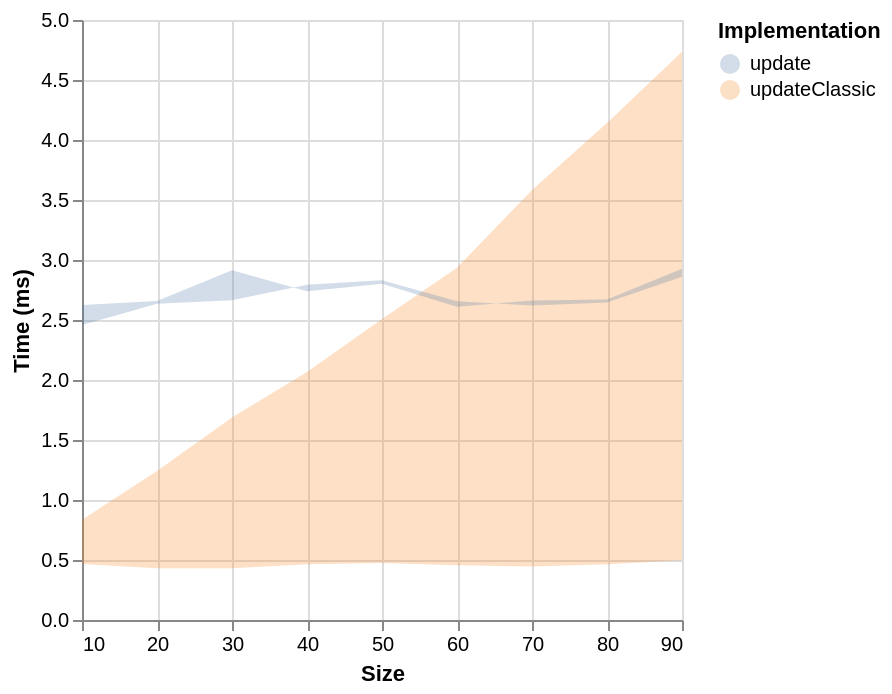

Vega-Lite specification stored for this chart:
### Vega specification from a JSON file in a GitHub repository (floating-point values rounded to 4 significant figures)
{"$schema": "https://vega.github.io/schema/vega/v6.json", "background": "white", "padding": 5, "width": 300, "height": 300, "style": "cell", "data": [{"name": "source_0", "values": [{"ms": 0.835, "impl": "updateClassic", "case": "worst", "size": 10}, {"ms": 1.242, "impl": "updateClassic", "case": "worst", "size": 20}, {"ms": 1.687, "impl": "updateClassic", "case": "worst", "size": 30}, {"ms": 2.066, "impl": "updateClassic", "case": "worst", "size": 40}, {"ms": 2.509, "impl": "updateClassic", "case": "worst", "size": 50}, {"ms": 2.936, "impl": "updateClassic", "case": "worst", "size": 60}, {"ms": 3.584, "impl": "updateClassic", "case": "worst", "size": 70}, {"ms": 4.142, "impl": "updateClassic", "case": "worst", "size": 80}, {"ms": 4.735, "impl": "updateClassic", "case": "worst", "size": 90}, {"ms": 0.467, "impl": "updateClassic", "case": "best", "size": 10}, {"ms": 0.432, "impl": "updateClassic", "case": "best", "size": 20}, {"ms": 0.432, "impl": "updateClassic", "case": "best", "size": 30}, {"ms": 0.465, "impl": "updateClassic", "case": "best", "size": 40}, {"ms": 0.475, "impl": "updateClassic", "case": "best", "size": 50}, {"ms": 0.456, "impl": "updateClassic", "case": "best", "size": 60}, {"ms": 0.445, "impl": "updateClassic", "case": "best", "size": 70}, {"ms": 0.464, "impl": "updateClassic", "case": "best", "size": 80}, {"ms": 0.498, "impl": "updateClassic", "case": "best", "size": 90}, {"ms": 2.459, "impl": "update", "case": "worst", "size": 10}, {"ms": 2.635, "impl": "update", "case": "worst", "size": 20}, {"ms": 2.665, "impl": "update", "case": "worst", "size": 30}, {"ms": 2.794, "impl": "update", "case": "worst", "size": 40}, {"ms": 2.831, "impl": "update", "case": "worst", "size": 50}, {"ms": 2.657, "impl": "update", "case": "worst", "size": 60}, {"ms": 2.62, "impl": "update", "case": "worst", "size": 70}, {"ms": 2.646, "impl": "update", "case": "worst", "size": 80}, {"ms": 2.86, "impl": "update", "case": "worst", "size": 90}, {"ms": 2.624, "impl": "update", "case": "best", "size": 10}, {"ms": 2.659, "impl": "update", "case": "best", "size": 20}, {"ms": 2.915, "impl": "update", "case": "best", "size": 30}, {"ms": 2.739, "impl": "update", "case": "best", "size": 40}, {"ms": 2.803, "impl": "update", "case": "best", "size": 50}, {"ms": 2.611, "impl": "update", "case": "best", "size": 60}, {"ms": 2.662, "impl": "update", "case": "best", "size": 70}, {"ms": 2.671, "impl": "update", "case": "best", "size": 80}, {"ms": 2.928, "impl": "update", "case": "best", "size": 90}]}, {"name": "data_0", "source": "source_0", "transform": [{"type": "pivot", "field": "case", "value": "ms", "groupby": ["impl", "size"]}, {"type": "formula", "expr": "toNumber(datum[\"size\"])", "as": "size"}]}], "marks": [{"name": "pathgroup", "type": "group", "from": {"facet": {"name": "faceted_path_main", "data": "data_0", "groupby": ["impl"]}}, "encode": {"update": {"width": {"field": {"group": "width"}}, "height": {"field": {"group": "height"}}}}, "marks": [{"name": "marks", "type": "area", "style": ["area"], "sort": {"field": "x"}, "from": {"data": "faceted_path_main"}, "encode": {"update": {"opacity": {"value": 0.25}, "orient": {"value": "vertical"}, "fill": {"scale": "color", "field": "impl"}, "description": {"signal": "\"Size: \" + (format(datum[\"size\"], \"\")) + \"; Time (ms): \" + (format(datum[\"best\"], \"\")) + \"; worst: \" + (format(datum[\"worst\"], \"\")) + \"; Implementation: \" + (isValid(datum[\"impl\"]) ? isArray(datum[\"impl\"]) ? join(datum[\"impl\"], ' ') : datum[\"impl\"] : \"\"+datum[\"impl\"])"}, "x": {"scale": "x", "field": "size"}, "y": {"scale": "y", "field": "best"}, "y2": {"scale": "y", "field": "worst"}, "defined": {"signal": "isValid(datum[\"size\"]) && isFinite(+datum[\"size\"]) && isValid(datum[\"best\"]) && isFinite(+datum[\"best\"])"}}}}]}], "scales": [{"name": "x", "type": "linear", "domain": {"data": "data_0", "field": "size"}, "range": [0, {"signal": "width"}], "nice": true, "zero": false}, {"name": "y", "type": "linear", "domain": {"data": "data_0", "fields": ["best", "worst"]}, "range": [{"signal": "height"}, 0], "nice": true, "zero": true}, {"name": "color", "type": "ordinal", "domain": {"data": "data_0", "field": "impl", "sort": true}, "range": "category"}], "axes": [{"scale": "x", "orient": "bottom", "gridScale": "y", "grid": true, "tickCount": {"signal": "ceil(width/40)"}, "domain": false, "labels": false, "aria": false, "maxExtent": 0, "minExtent": 0, "ticks": false, "zindex": 0}, {"scale": "y", "orient": "left", "gridScale": "x", "grid": true, "tickCount": {"signal": "ceil(height/40)"}, "domain": false, "labels": false, "aria": false, "maxExtent": 0, "minExtent": 0, "ticks": false, "zindex": 0}, {"scale": "x", "orient": "bottom", "grid": false, "title": "Size", "labelFlush": true, "labelOverlap": true, "tickCount": {"signal": "ceil(width/40)"}, "zindex": 0}, {"scale": "y", "orient": "left", "grid": false, "title": "Time (ms)", "labelOverlap": true, "tickCount": {"signal": "ceil(height/40)"}, "zindex": 0}], "legends": [{"title": "Implementation", "fill": "color", "symbolType": "circle", "encode": {"symbols": {"update": {"opacity": {"value": 0.25}}}}}]}
